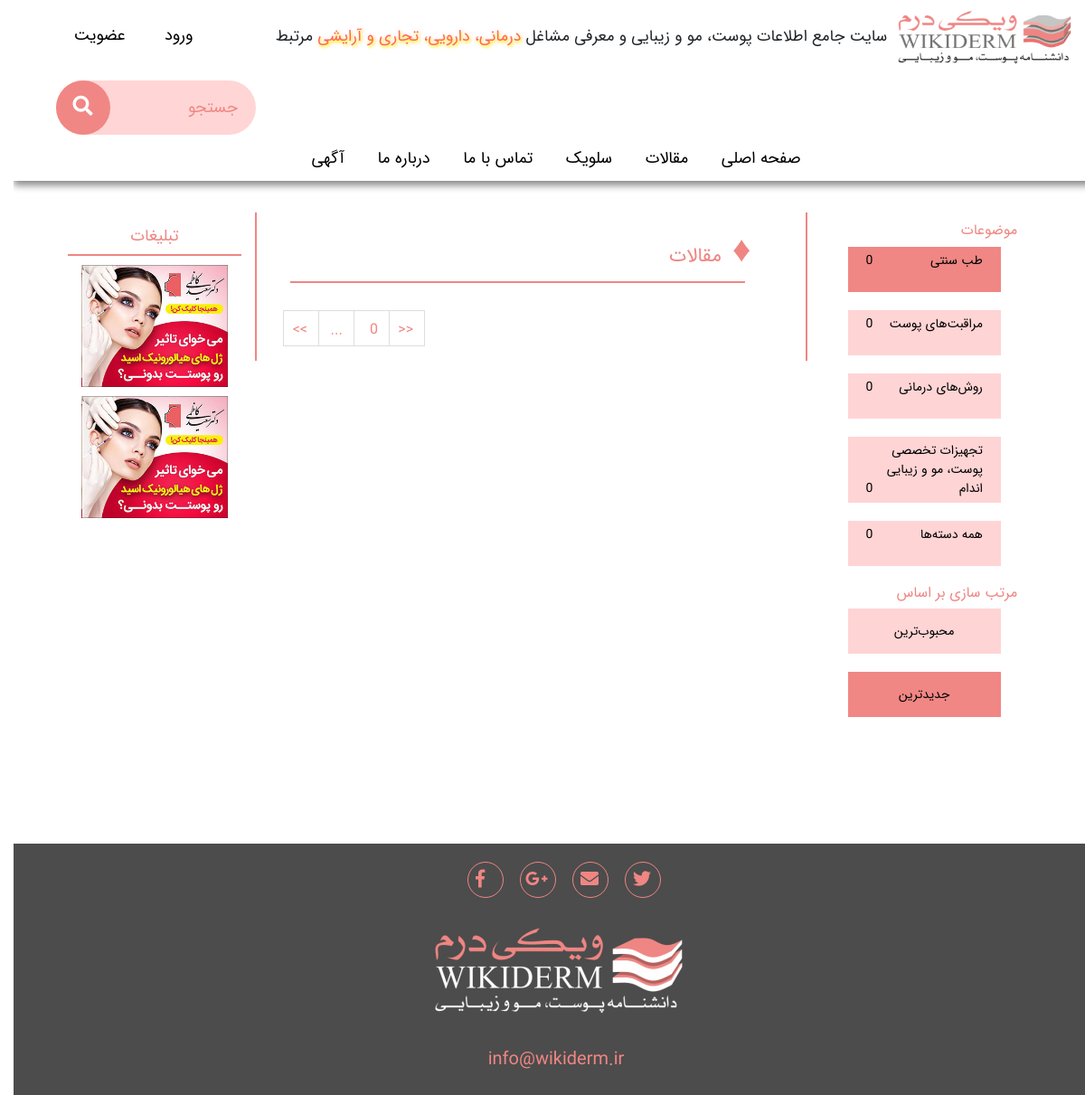
The app's page /maghalat.php with its own data.
### tables this page shows
CREATE TABLE menue(
  ID int NOT NULL AUTO_INCREMENT,
  name VARCHAR(1000),
  link VARCHAR(100),
  active int default 0,
  PRIMARY KEY (ID)) DEFAULT CHARSET=utf8;

CREATE TABLE category(ID int NOT NULL AUTO_INCREMENT,
                  name VARCHAR(300),
  PRIMARY KEY (ID)) DEFAULT CHARSET=utf8;

### maghalat.php (the view, shortened to what this page needs)
<?php
include 'Settings.php';
?>
<!DOCTYPE html>
<html lang="fa" dir="rtl">
<head>
    <link rel="stylesheet" href="/css/bootstrap.css"/>
    <link rel="stylesheet" href="/css/global.css"/>
    <link rel="stylesheet" href="/css/maghalat.css"/>
    <link href="/css/font-awesome/font-awesome.min.css" rel="stylesheet" type="text/css">
    <link rel="stylesheet" href="https://use.fontawesome.com/releases/v5.6.3/css/all.css">
</head>
<body>
<?php
include 'header.php';
?>
<div class="container">
    <div  id="main" class="home_main text-right row">
        <div class="col-md-12">
            <div class="rightDiv col-12">
                <div class="col-md-12 subjects float-left">
                    <div class="col-md-12 float-left">
                        <h4>
                            موضوعات
                        </h4>
                    </div>
                    <div class="col-md-11 float-left">
                        <?php
                        $query = "SELECT * FROM category;";
                        $result = $connection->query($query);
                        $x = 0;
                        while ($row=$result->fetch_assoc()) {
                            $id = $row['ID'];
                            $name = $row['name'];
                            $x = $x+1;
                            $idd = 'cat'.$id;
                            ?>
                            <div class="col-md-12 cat float-right col-12 <?php if($x==1) echo 'cat-on';?>" id="<?php echo $idd;?>">
                                <?php echo $name; ?>
                                <span class="float-left">
                                </span>
                            </div>
                            <?php
                        }
                        ?>
                        <div class="col-md-12 cat float-right col-12 " id="cat0">
                            همه دسته‌ها
                            <span class="float-left">
                            </span>
                        </div>
                    </div>
                </div>
                <div class="col-md-12 sorts float-left">
                    <div class="col-md-12 float-left">
                        <h4>
                            مرتب سازی بر اساس
                        </h4>
                    </div>
                    <div class="col-md-11 float-left">
                        <div class="col-md-12 srt float-right text-center col-12 " id="srt1">
                            محبوب‌ترین
                        </div>
                        <div class="col-md-12 srt float-right text-center srt-on col-12 " id="srt2">
                            جدیدترین
                        </div>
                    </div>
                </div>
            </div>
            <div class="mainDiv col-12">
                <div class="col-md-12 float-left row">
                    <div class="col-md-11 float-left">
                        <h1> <span class="fontDiam"> &#9830; </span>
                            مقالات
                        </h1>
                    </div>
                    <div class="hrline"></div>
                    <div class="col-md-12">
                        <div id="replacepagination">
                                <?php
                            $query = "SELECT * FROM Paper WHERE stat>0;" ;
                            $result = $connection->query($query);
                            $pagenum = $result->num_rows;
                            ?>
                            <div class="pagination-container float-left">
                                <ul class="pagination">
                                    <li id="-1" class="PagedList-skipToNext paginationoldPapers" rel="prev"> >> </li>
                                    <?php
                                    $x = ($pagenum+6) / 7 ;
                                    for ($i=1 ; $i <= min($x,2) ; $i++){
                                        ?>
                                        <li id="<?php echo $i?>" class="paginationoldPapers <?php if ($i==1) echo "active" ?> "><?php echo $i?></li>
                                        <?php
                                    }
                                    $i--;
                                    if ($i<max(1,floor($x)-1))
                                        echo "<li>...</li>";
                                    if ($i<max(1,floor($x))){
                                        ?>
                                        <li id="<?php echo floor($x)?>" class="paginationoldPapers"><?php echo floor($x)?></li>
                                        <?php
                                    }
                                    ?>
                                    <li id="-2" class="PagedList-skipToNext paginationoldPapers" rel="next"> << </li>
                                </ul>
                            </div>
                        </div>
                    </div>
                </div>
            </div>
            <div class="leftDiv col-12">
                <div class="col-md-12 text-center addSub float-left">
                    <h3>
                        تبلیغات
                    </h3>
                </div>
                <div class="col-md-12 add">
                    <img src="images/tabliq.png" width="100%" height="100%" alt="">
                </div>
                <div class="col-md-12 add">
                    <img src="images/tabliq.png" width="100%" height="100%" alt="">
                </div>
            </div>
        </div>
    </div>
</div>
<?php
include 'footer.php';
?>
</body>
</html>

### header.php (shortened to what this page needs)
<div class="header col-lg-12 col-md-12 headerfix hidden-xs hidden-sm hiddenthisxs">
    <div class="headerall">
        <div class="row">
            <div class="float-right padding20_0 col-md-10 row">
                <div class="col-md-3 float-right paddleft0">
                    <a href="/">
                        <img src="/images/wikiderm-logo-180-544--300x99.png" width="90%" height="90%" alt="logo">
                    </a>
                </div>
                <div class="col-md-9 headerH text-sm-right">
                    <h1 class="small">
                        سایت جامع اطلاعات  پوست،  مو و زیبایی و معرفی مشاغل
                        <span class="specialSpan">
                               درمانی، دارویی، تجاری و آرایشی
                        </span>
                        مرتبط
                    </h1>
                </div>
            </div>
            <div class="col-md-2 log_reg_block row">
                <?php
                if (!isset($_SESSION["logged_in"]) || $_SESSION['logged_in']!=true) {
                    ?>
                    <div class="m-auto"><a class="dark_text" href="/loginRegister.php?request=login">ورود</a></div>
                    <div class="m-auto"><a class="dark_text" href="/loginRegister.php?request=register">عضویت<a/></div>
                    <?php
                }else{
                    ?>
                    <div class="m-auto"><a class="dark_text" href="/Logout.php">خروج</a></div>
                    <?php
                }
                ?>
            </div>
        </div>
        <div class="row">
            <div class="col-md-12 search">
                <div id="sb-search" class="sb-search float-left">
                    <form class="float-left">
                        <input class="sb-search-input" placeholder="جستجو" type="search" value="" name="search" id="search">
                        <button class="sb-search-submit sb-icon-search" type="submit" value=""><i class="fa fa-search"></i></button>
                    </form>
                </div>
            </div>
        </div>
        <div class="menu">
            <ul class="dark_text">
                <?php
                $query = "SELECT * FROM menue;";
                $result = $connection->query($query);
                    ?>
                    <?php
                while ($row=$result->fetch_assoc()) {
                    $link = $row['link'];
                    $name = $row['name'];
                    ?>
                    <a href="<?php echo $link;?>" ><li><?php echo $name;?></li></a>
                    <?php
                }
                ?>
            </ul>
        </div>
    </div>
</div>
<div class="header col-lg-12 col-md-12 headerfix hidden-md hidden-lg hiddenthisoverxs">
    <div class="col-12 navbar-text cover_menu" >
        <div class="row log_reg_block_mob">
            <?php
            if (!isset($_SESSION["logged_in"]) || $_SESSION['logged_in']!=true) {
                ?>
                <div class="d-block offset-1"><a class="dark_text" href="/loginRegister.php?request=register">عضویت<a/>
                </div>
                <?php
            }else{
                ?>
                <div class="d-block offset-1"><a class="dark_text" href="/Logout.php">خروج</a>
                </div>
                <?php
            }
            ?>
        </div>
    </div>
</div>

### css/global.css (style rules this page uses)
body { font-family: IRANSans,BYekan; max-width: 1600px; margin: auto; }
a { text-decoration: none; }
.header { width: 100%; padding: 0; margin: 0 0 5px 0; }
.header .menu { width: 100%; display: table; margin: 0 auto; padding: 0; height: 50px; line-height: 50px; text-align: center; top: 72px; }
.header .menu { top: 0px; }
.header .cover_menu { background-color: rgba(243,130,120,0.6); position: relative; }
.header .menu ul { margin: 0; padding: 0; }
.header .menu li { list-style-type: none; display: inline-flex; flex-direction: row; justify-content: flex-start; padding: 0px 15px; font-size: 18px; }
.header .menu a { padding:0; margin: 0; color: black; }
.dark_text { color: black; }
.header .headerall { width: 100%; max-width: 1600px; box-shadow: 0 5px 8px #888888; z-index: 1000; background-color: white; font-size: 22px; }
.padding20_0 { padding-top: 10px; }
.paddleft0 { padding-left: 0; }
.headerH { padding-top: 20px; padding-right: 0; }
.log_reg_block { font-size: 18px; }
.search { font-size: 18px; padding: 0 5%; }
.sb-search { position: relative; margin-top: 10px; width: 20%; min-width: 60px; height: 60px; overflow: hidden; -webkit-transition: width 0.3s; -moz-transition: width 0.3s; transition: width 0.3s; -webkit-backface-visibility: hidden; }
.sb-search-input { position: absolute; top: 0; right: 0; border: none; outline: none; background: rgb(255,213,213); width: 100%; height: 60px; margin: 0; z-index: 10; padding: 20px 20px 20px 65px; font-size: 18px; border-radius: 30px; }
.sb-icon-search, .sb-search-submit { width: 60px; height: 60px; display: block; position: relative; right: 0; top: 0; padding: 0; margin: 0; line-height: 60px; text-align: center; cursor: pointer; }
.sb-search-submit { background: #fff; -ms-filter: "progid:DXImageTransform.Microsoft.Alpha(Opacity=0)"; filter: alpha(opacity=0); opacity: 1; color: transparent; border: none; outline: none; z-index: -1; }
.sb-icon-search { color: #fff; background: rgb(240,135,132); z-index: 90; font-size: 22px; speak: none; font-style: normal; font-weight: normal; font-variant: normal; text-transform: none; -webkit-font-smoothing: antialiased; border-radius: 50%; }
.addSub { color: rgb(239,134,131); border-style: solid; border-width: 0px 0px 2px 0px; border-color: rgb(239,134,131); margin-bottom: 10px; }
.add { margin: 10px 0px 10px 0px; }
.hrline { border-style: solid; border-width: 0px 0px 2px 0px; border-color: rgb(239,134,131); margin-bottom: 30px; width: 92%; margin-right: 4%; margin-left: 4%; }
.pagination { flex-direction: row-reverse; }
.addSub h3 { font-size: 18px; }
.hiddenthisoverxs { display: none; }
.log_reg_block_mob { font-size: 10px; line-height: 3; }
#main { transition: margin-left .5s; padding: 20px 0; }
.specialSpan { text-shadow: 1px 2px 3px #FFFF00, 2px 1px 5px rgb(255,200,200); color: rgb(255,100,100); }

### css/maghalat.css (style rules this page uses)
.rightDiv { width: 25%; float: right; color: rgb(239,134,131); padding-top: 20px; }
.rightDiv h4 { font-size: 16px; }
.leftDiv { width: 20%; float: right; padding-top: 26px; }
.mainDiv { border-style: solid; border-width: 0px 2px 0px 2px; border-color: rgb(239,134,131); width: 55%; margin: 10px 0px; padding-top: 20px; float: right; color: rgb(239,134,131); }
h1 { font-size: 22px; }
.fontDiam { font-size: 40px; }
.pagination li { width: 40px; height: 40px; position: relative; float: left; padding: 10px 12px; margin-left: -1px; line-height: 1.428571429; text-decoration: none; background-color: #ffffff; border: 1px solid #dddddd; }
.cat , .srt { color: black; min-height: 50px; padding: 5px 20px; font-size: 14px; background-color: rgb(255,212,213); margin-bottom: 20px; }
.srt { line-height: 40px; }
.cat-on , .srt-on { background-color: rgb(240,135,132); }

### maghalat.php (style rules this page uses)
A { text-decoration: none; }

### records on screen
menue: name "صفحه اصلی"
menue: name "مقالات"
menue: name "سلویک"
menue: name "تماس با ما"
menue: name "درباره ما"
menue: name "آگهی"
category: name "طب سنتی"
category: name "مراقبت‌های پوست"
category: name "روش‌های درمانی"
category: name "تجهیزات تخصصی پوست، مو و زیبایی اندام"
